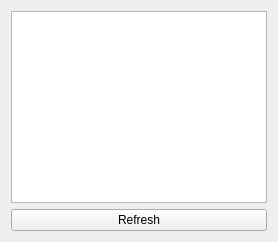
<?xml version="1.0" encoding="UTF-8"?>
<ui version="4.0">
    <class>RequestsWidget</class>
    <widget class="QWidget" name="RequestsWidget">
        <layout class="QVBoxLayout" name="verticalLayout">
            <item>
                <widget class="QTableView" name="tableView"/>
            </item>
            <item>
                <widget class="QPushButton" name="refreshButton">
                    <property name="text">
                        <string>Refresh</string>
                    </property>
                </widget>
            </item>
        </layout>
    </widget>
    <resources/>
    <connections/>
</ui>
